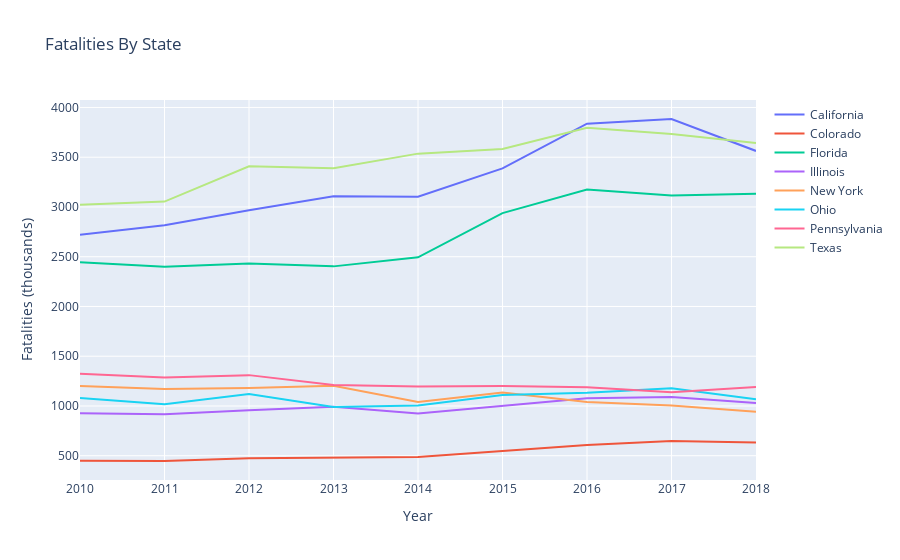

The notebook cell this image was saved under:
### Markdown cell above
###### Create new DataFrame
in order to save figures you must have some dependencies installed
* conda install -c plotly plotly-orca psutil requests

### Code cell
fig = go.Figure()
merged = crash_dict

#merged['TotalFatalCounts'] = merged['Total Fatalities'].astype(int)
grouped_states = merged.groupby('State')
for states,group in grouped_states['State']:
    year = merged.loc[merged["State"] == states]["Year"]
    crashes = merged.loc[merged["State"] == states]["Total Fatalities"]

    fig.add_trace(go.Scatter(x= year, y=crashes, mode='lines', name=states) )
    fig.update_layout(title='Fatalities By State',
                   xaxis_title='Year',
                   yaxis_title='Fatalities (thousands)')

fig.show()
fig.write_image("Images/fig1.png")

### Figure 1 — Plotly figure (JSON) as saved in the notebook; plotly's stock layout.template omitted (floating-point values rounded to 4 significant figures)
{"data": [{"mode": "lines", "name": "California", "type": "scatter", "x": ["2010", "2011", "2012", "2013", "2014", "2015", "2016", "2017", "2018"], "y": [2720, 2816, 2966, 3107, 3102, 3387, 3837, 3884, 3563]}, {"mode": "lines", "name": "Colorado", "type": "scatter", "x": ["2010", "2011", "2012", "2013", "2014", "2015", "2016", "2017", "2018"], "y": [450, 447, 474, 482, 488, 547, 608, 648, 632]}, {"mode": "lines", "name": "Florida", "type": "scatter", "x": ["2010", "2011", "2012", "2013", "2014", "2015", "2016", "2017", "2018"], "y": [2444, 2400, 2431, 2403, 2494, 2938, 3176, 3116, 3133]}, {"mode": "lines", "name": "Illinois", "type": "scatter", "x": ["2010", "2011", "2012", "2013", "2014", "2015", "2016", "2017", "2018"], "y": [927, 918, 956, 991, 924, 998, 1078, 1090, 1031]}, {"mode": "lines", "name": "New York", "type": "scatter", "x": ["2010", "2011", "2012", "2013", "2014", "2015", "2016", "2017", "2018"], "y": [1201, 1171, 1180, 1202, 1041, 1136, 1041, 1006, 943]}, {"mode": "lines", "name": "Ohio", "type": "scatter", "x": ["2010", "2011", "2012", "2013", "2014", "2015", "2016", "2017", "2018"], "y": [1080, 1017, 1121, 989, 1006, 1110, 1132, 1179, 1068]}, {"mode": "lines", "name": "Pennsylvania", "type": "scatter", "x": ["2010", "2011", "2012", "2013", "2014", "2015", "2016", "2017", "2018"], "y": [1324, 1286, 1310, 1210, 1195, 1200, 1188, 1137, 1190]}, {"mode": "lines", "name": "Texas", "type": "scatter", "x": ["2010", "2011", "2012", "2013", "2014", "2015", "2016", "2017", "2018"], "y": [3023, 3054, 3408, 3389, 3536, 3582, 3797, 3732, 3642]}], "layout": {"title": {"text": "Fatalities By State"}, "xaxis": {"title": {"text": "Year"}}, "yaxis": {"title": {"text": "Fatalities (thousands)"}}}}
